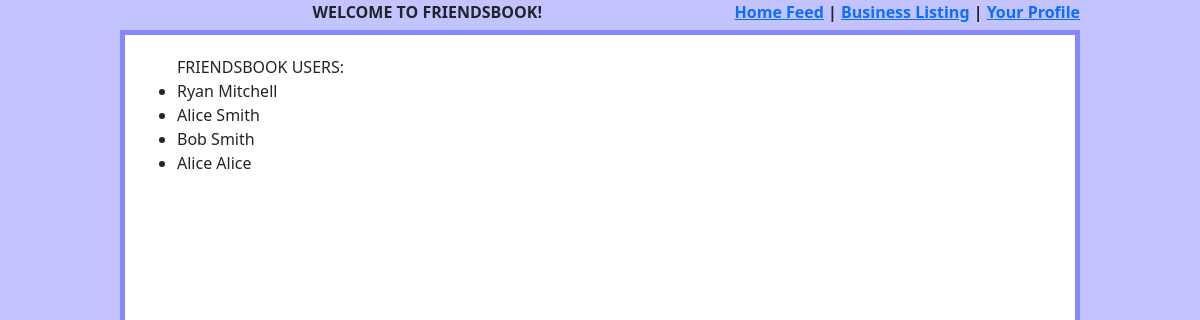
The app's page /accountlist with its own data.
### useraccount/models.py (models this page shows, shortened)
class UserAccount(models.Model):
    user = models.ForeignKey(User, null=False, blank=False, on_delete=CASCADE)
    first_name = models.CharField(max_length=140)
    last_name = models.CharField(max_length=140)
    created_on = models.DateTimeField('date created', auto_now_add=True)
    birthday = models.DateField()
    location = models.CharField(max_length=200)
    favorite_color = RGBcolorField(null=True)
    about = models.TextField(null=True)
    profile_photo = models.ImageField(upload_to='profile_photos', null=True)

### useraccount/views.py (the view)
# urls.py: path('accountlist', accountlist, name='account_listing'),
def accountlist(request):
    useraccounts = UserAccount.objects.defer('about')
    template = loader.get_template('accountlist.html')
    return HttpResponse(template.render({'useraccounts': useraccounts}, request))

### useraccount/models.py (called while the page is built)
def int_to_hex(value):
    hex_val = format(value, 'X')
    hex_val = '0'*(6-len(hex_val)) + hex_val
    return hex_val

    def from_db_value(self, value, expression, connection):
        if value is None:
            return None
        return int_to_hex(value)

### useraccount/templates/accountlist.html
{% include 'header.html' %}
<div class="wrapper">
    <ul>
        FRIENDSBOOK USERS:
        {% for useraccount in useraccounts %}
        <li class="useraccount">
            {{useraccount.first_name}} {{useraccount.last_name}}
        </li>
        {% endfor %}
    </ul>
</div>

### static/css/styles.css (style rules this page uses)
.wrapper { border: 5px solid rgb(135, 135, 255); width: 80%; margin: auto; padding: 20px; background-color: white; height: 100%; }

### records on screen
UserAccount: first_name "Ryan", last_name "Mitchell"
UserAccount: first_name "Alice", last_name "Smith"
UserAccount: first_name "Bob", last_name "Smith"
UserAccount: first_name "Alice", last_name "Alice"
